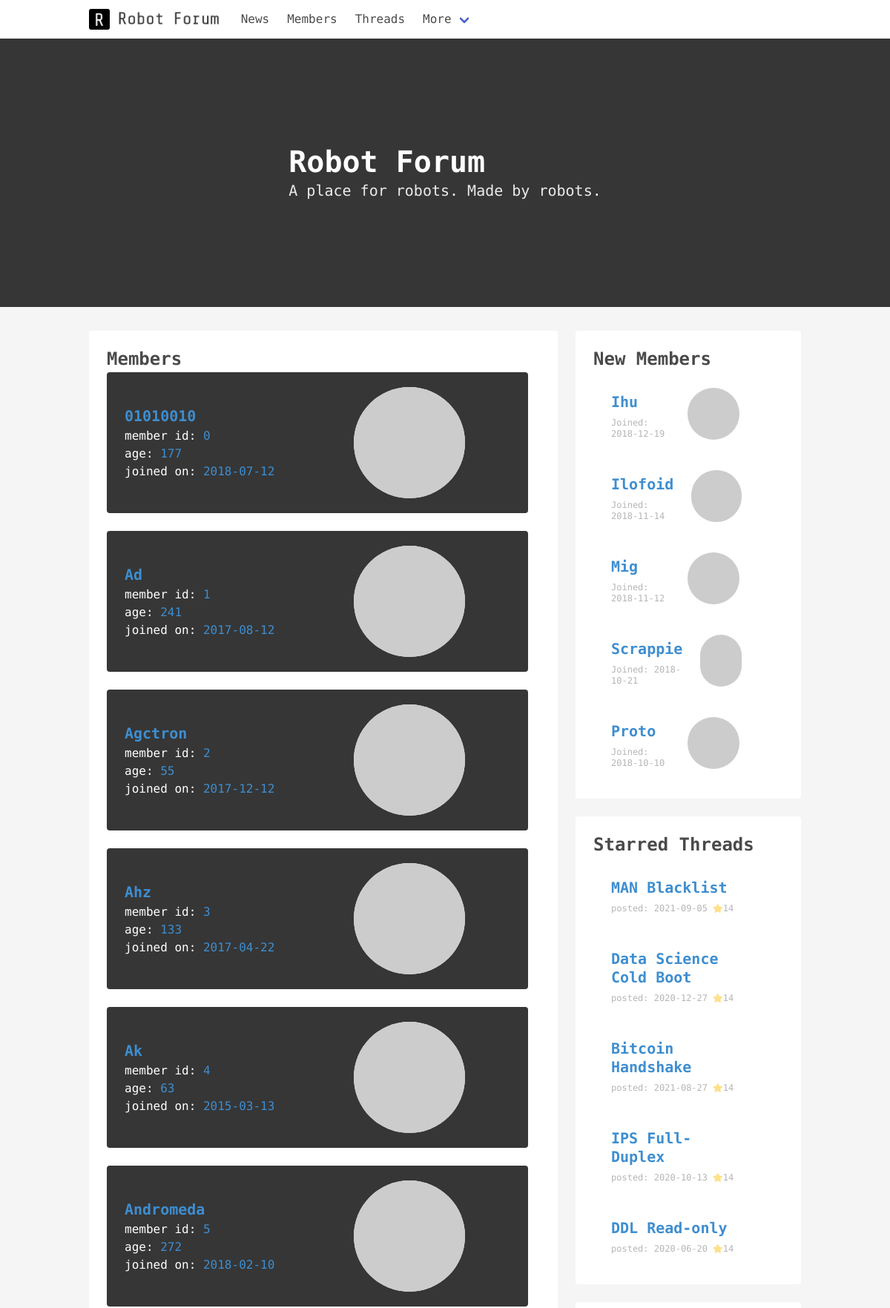
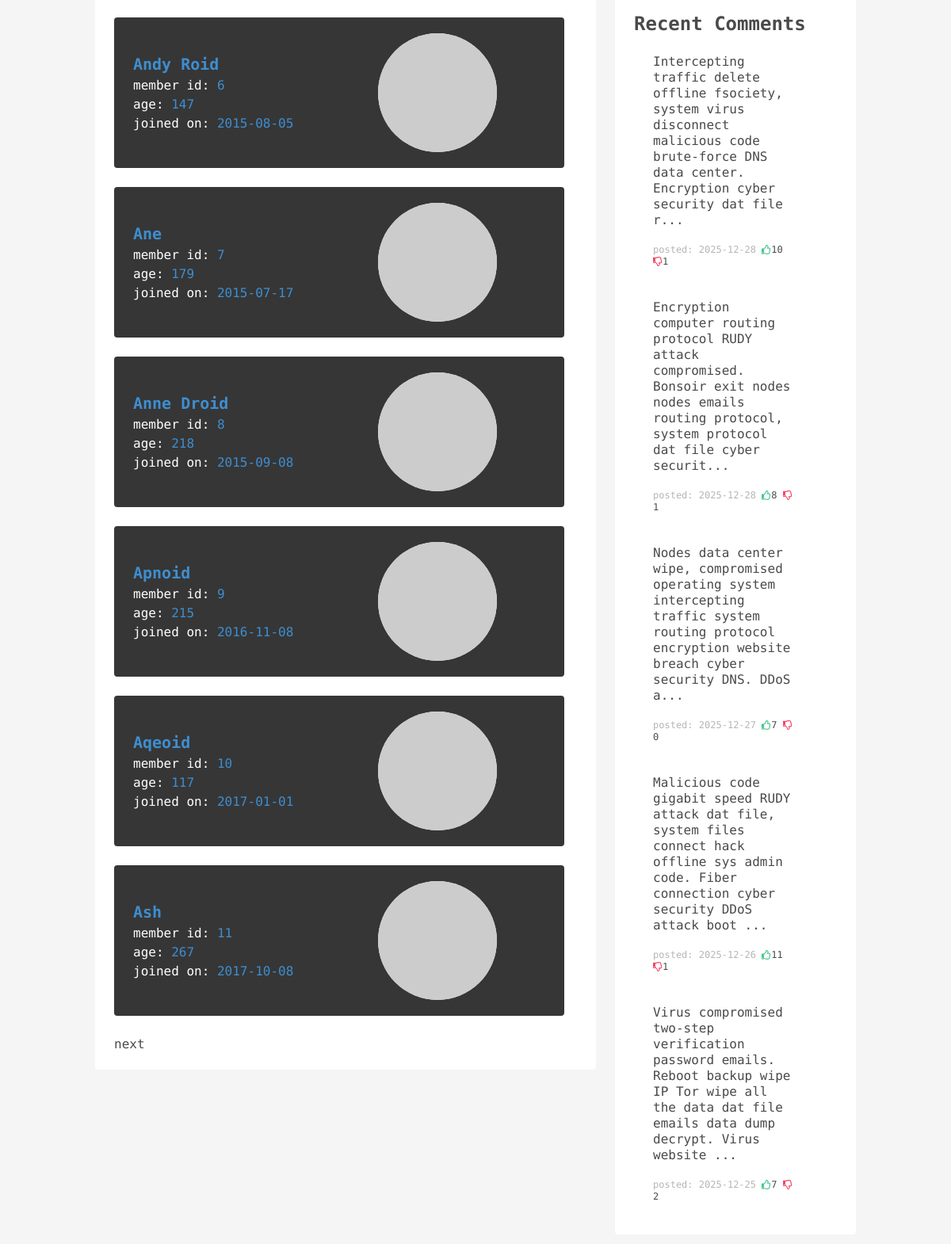
The page /members/ on the database its author committed (2 pictures, top to bottom).
### app.py (models this page shows, shortened)
class Robots(db.Model):
    __tablename__ = 'robots'
    robot_id = db.Column(db.Float, primary_key=True)
    robot_name = db.Column(db.Text)
    robot_avatar = db.Column(db.Text)
    robot_age = db.Column(db.Float)
    robot_joined = db.Column(db.Text)

class Threads(db.Model):
    __tablename__ = 'threads'
    thread_id = db.Column(db.Float, primary_key=True)
    thread_robot_id = db.Column(db.Float, db.ForeignKey('robots.robot_id'))
    thread_name = db.Column(db.Text)
    thread_tags = db.Column(db.Text)
    thread_content = db.Column(db.Text)
    thread_date = db.Column(db.Text)
    thread_stars = db.Column(db.Float)

class Comments(db.Model):
    __tablename__ = 'comments'
    comment_id = db.Column(db.Float, primary_key=True)
    comment_thread_id = db.Column(db.Float, db.ForeignKey('threads.thread_id'))
    comment_content = db.Column(db.Text)
    comment_date = db.Column(db.Text)
    comment_thumbs_up = db.Column(db.Float)
    comment_thumbs_down = db.Column(db.Float)

### app.py (the view)
@app.route('/members/')
def members():
    page_number = request.args.get('page_number', 1)
    members = R.query.paginate(page=1, per_page=app.config['PER_PAGE'], error_out=True)
    return render_template('members.html', members=members, side_data=fetch_side_data())

### app.py (called while the page is built)
def fetch_side_data():
    limit = 5
    starred_threads = T.query.order_by(desc(T.thread_stars)).limit(limit)
    new_members = R.query.order_by(desc(R.robot_joined)).limit(limit)
    latest_comments = C.query.order_by(desc(C.comment_date)).limit(limit)
    sidebar_data = {'starred-threads': starred_threads,
                    'new-members': new_members,
                    'latest-comments': latest_comments}
    return sidebar_data

### templates/members.html (shortened to what this page needs)
{% extends 'base.html' %}
{% block content %}
<section class="notification has-background-white">
	<span class="has-text-weight-semibold is-size-4">Members</span>
	{% for m in members.items %}
		<div class="notification is-dark">
			<section class="columns is-vcentered">
				<div class="column">
					<p class="has-text-info has-text-weight-semibold is-size-5"><a href = "{{ url_for('memberview', member_id=m.robot_id) }}">{{ m.robot_name }}</a></p>
					<p>member id: <span class = "has-text-info">{{ m.robot_id|int }}<span></p>
					<p>age: <span class = "has-text-info">{{ m.robot_age|int }}<span></p>
					<p>joined on: <span class = "has-text-info">{{ m.robot_joined }}<span></p>
				</div>
				<div class="column">
					<figure class="image">
					<img style = "margin:auto; width:150px; height: 150px; " class="has-background-light is-rounded" src="{{ m.robot_avatar }}">
	            	</figure>
				</div>
			</section>
			</div>
	{% endfor %}
	{% if members.has_next %}
		<p>next</p>
	{% endif %}
</section>
{% endblock content %}

### templates/base.html (shortened to what this page needs)
<!DOCTYPE html>
<html>
<head>
    <link rel="stylesheet" href="https://cdnjs.cloudflare.com/ajax/libs/bulma/0.7.2/css/bulma.min.css">
</head>
<body class="has-background-light">
    {% include 'navbar.html' %}
    <section class="hero is-dark is-medium" style="margin-bottom:2rem;">
        <div class="hero-body container">
            <p class="title is-size-2">Robot Forum</p>
            <p class="subtitle">A place for robots. Made by robots.</p>
        </div>
    </section>
    <div class="container">
        <section class="columns">
            <article class="column is-8">
                {% block content %}
                {% endblock content %}
            </article>
            <article class="column is-4">
                <div class="notification has-background-white">
                    <p class="has-text-weight-semibold is-size-4">New Members</p>
                    <ul class="menu-list">
                        {% for t in side_data['new-members'] %}
                            <li>
                                <div class="notification has-background-white">
                                    <section class="columns is-vcentered">
                                        <div class = "column">
                                            <a style="padding:.5rem 0rem;" href="{{ url_for('memberview',member_id=t.robot_id) }}" class="has-text-info has-text-weight-semibold is-size-5">{{ t.robot_name }}</a>
                                            <p class="has-text-grey-light is-size-7">Joined: {{ t.robot_joined}}</p>
                                        </div>
                                        <figure class="column image">
                                            <img style = "margin:auto; width:70px; height: 70px; " class="has-background-light is-rounded" src="{{ t.robot_avatar }}">
                                        </figure>
                                    </section>
                                </div>
                            </li>
                        {% endfor %}
                    </ul>
                </div>
                <div class="notification has-background-white">
                    <p class="has-text-weight-semibold is-size-4">Starred Threads</p>
                    <ul class="menu-list">
                        {% for t in side_data['starred-threads'] %}
                        <li>
                            <div class="notification has-background-white">
                                <a class="has-text-info has-text-weight-semibold is-size-5" style="padding:.5rem 0rem;" href="{{ url_for('threadview', thread_id=t.thread_id) }}">{{ t.thread_name}}</a>
                                <p class = "has-text-grey-light is-size-7">posted: {{ t.thread_date }} <i class="fas fa-star has-text-warning"></i><span>{{ t.thread_stars|int }}</span></p>
                            </div>
                        </li>
                        {% endfor %}
                    </ul>
                </div>
                <div class="notification has-background-white">
                    <p class="has-text-weight-semibold is-size-4">Recent Comments</p>
                    <ul class="menu-list">
                        {% for t in side_data['latest-comments'] %}
                        <li>
                            <div class="notification has-background-white">
                                <p>{{ t.comment_content[:150] | replace('<br>','') }}...</p><br>
                                <div class = "is-size-7">
                                    <span class="has-text-grey-light">posted: {{ t.comment_date }}</span>
                                    <i class="far fa-thumbs-up has-text-success "></i><span class="small">{{ t.comment_thumbs_up |int }}</span>
                                    <i class="far fa-thumbs-down has-text-danger"></i><span class="small">{{ t.comment_thumbs_down |int }}</span>
                                </div>
                            </div>
                        </li>
                        {% endfor %}
                    </ul>
                </div>
            </article>
        </section>
    </div>
</body>
</html>

### templates/base.html (style rules this page uses)
a { text-decoration:none !important; }
body { font-family: 'Share Tech Mono', monospace; }

### rows shown on the page
Robots: robot_name "01010010", robot_id "0", robot_age "177", robot_joined "2018-07-12"
Robots: robot_name "Ad", robot_id "1", robot_age "241", robot_joined "2017-08-12"
Robots: robot_name "Agctron", robot_id "2", robot_age "55", robot_joined "2017-12-12"
Robots: robot_name "Ahz", robot_id "3", robot_age "133", robot_joined "2017-04-22"
Robots: robot_name "Ak", robot_id "4", robot_age "63", robot_joined "2015-03-13"
Robots: robot_name "Andromeda", robot_id "5", robot_age "272", robot_joined "2018-02-10"
Robots: robot_name "Andy Roid", robot_id "6", robot_age "147", robot_joined "2015-08-05"
Robots: robot_name "Ane", robot_id "7", robot_age "179", robot_joined "2015-07-17"
Robots: robot_name "Anne Droid", robot_id "8", robot_age "218", robot_joined "2015-09-08"
Robots: robot_name "Apnoid", robot_id "9", robot_age "215", robot_joined "2016-11-08"
Robots: robot_name "Aqeoid", robot_id "10", robot_age "117", robot_joined "2017-01-01"
Robots: robot_name "Ash", robot_id "11", robot_age "267", robot_joined "2017-10-08"
Robots: robot_name "Ihu", robot_joined "2018-12-19"
Robots: robot_name "Ilofoid", robot_joined "2018-11-14"
Robots: robot_name "Mig", robot_joined "2018-11-12"
Robots: robot_name "Scrappie", robot_joined "2018-10-21"
Robots: robot_name "Proto", robot_joined "2018-10-10"
Threads: thread_name "MAN Blacklist", thread_date "2021-09-05", thread_stars "14"
Threads: thread_name "Data Science Cold Boot", thread_date "2020-12-27", thread_stars "14"
Threads: thread_name "Bitcoin Handshake", thread_date "2021-08-27", thread_stars "14"
Threads: thread_name "IPS Full-Duplex", thread_date "2020-10-13", thread_stars "14"
Threads: thread_name "DDL Read-only", thread_date "2020-06-20", thread_stars "14"
Comments: comment_content "Intercepting traffic delete offline fsociety, system virus disconnect malicious code brute-force DNS data center. Encryption cyber security dat file r", comment_date "2025-12-28", comment_thumbs_up "10", comment_thumbs_down "1"
Comments: comment_content "Encryption computer routing protocol RUDY attack compromised. Bonsoir exit nodes nodes emails routing protocol, system protocol dat file cyber securit", comment_date "2025-12-28", comment_thumbs_up "8", comment_thumbs_down "1"
Comments: comment_content "Nodes data center wipe, compromised operating system intercepting traffic system routing protocol encryption website breach cyber security DNS. DDoS a", comment_date "2025-12-27", comment_thumbs_up "7", comment_thumbs_down "0"
Comments: comment_content "Malicious code gigabit speed RUDY attack dat file, system files connect hack offline sys admin code. Fiber connection cyber security DDoS attack boot", comment_date "2025-12-26", comment_thumbs_up "11", comment_thumbs_down "1"
Comments: comment_content "Virus compromised two-step verification password emails. Reboot backup wipe IP Tor wipe all the data dat file emails data dump decrypt. Virus website", comment_date "2025-12-25", comment_thumbs_up "7", comment_thumbs_down "2"
